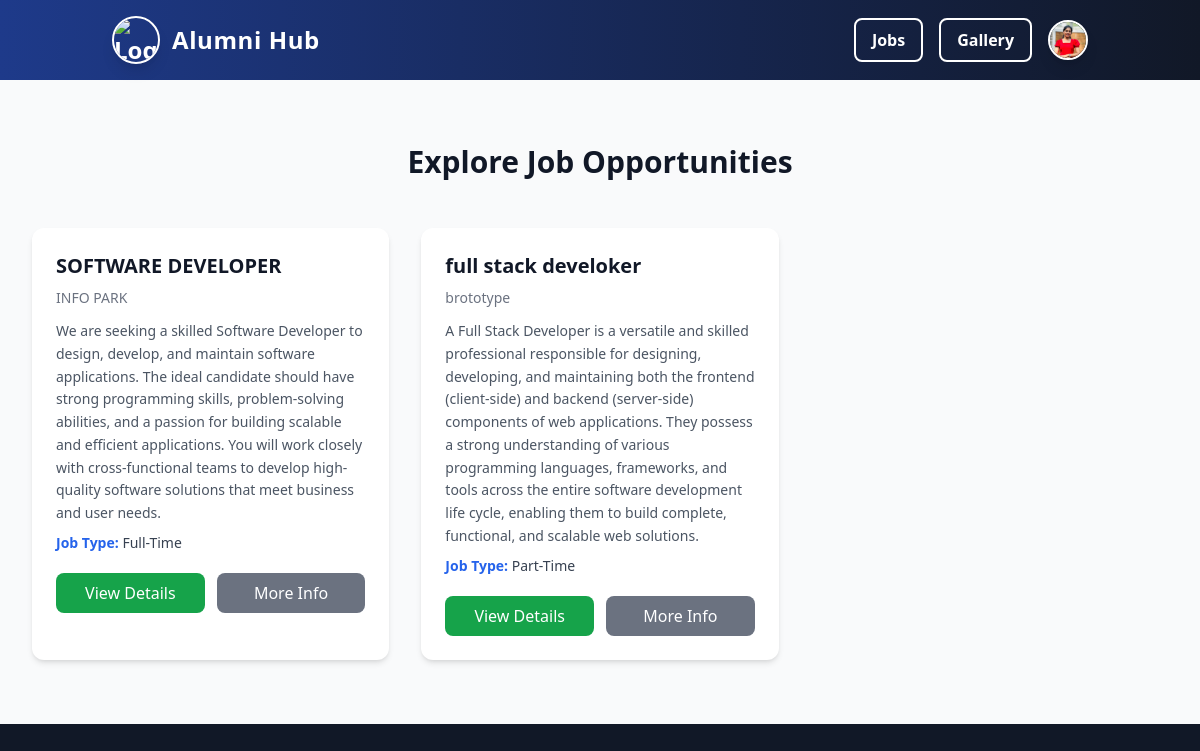
The app's page /jobs/ (signed in) with its own data.
### myapp/models.py (models this page shows, shortened)
class User(AbstractUser):
    is_alumni = models.BooleanField(default=False)
    is_student = models.BooleanField(default=False)
    groups = models.ManyToManyField(Group, related_name="custom_user_groups", blank=True)
    user_permissions = models.ManyToManyField(Permission, related_name="custom_user_permissions", blank=True)

class StudentProfile(models.Model):
    user = models.OneToOneField(User, on_delete=models.CASCADE, related_name='student_profile')
    enrollment_year = models.PositiveIntegerField()
    major = models.CharField(max_length=255)
    resume = models.FileField(upload_to='resumes/', blank=True, null=True)
    profile_picture = models.ImageField(upload_to='profile_pics/', blank=True, null=True)

class JobPost(models.Model):
    job_name = models.CharField(max_length=100,default="Unnamed Job")
    company = models.CharField(max_length=255)
    description = models.TextField(blank=True)  # Changed to TextField
    job_type = models.CharField(
        max_length=100,
        choices=[("FT", "Full-Time"), ("PT", "Part-Time"),("IS", "Intern-Ship"),("RT", "Remote-Job")],
        default=4  # Added default value
    )
    company_website = models.URLField(blank=True, null=True)  # New field for company site link

### myapp/views.py (the view)
# urls.py: path('jobs/',jobpost_list,name='jobpost_list'),
@login_required(login_url='signin')
def jobpost_list(request):
    jobs = JobPost.objects.all()  # Fetch all job posts
    return render(request, 'jobpost_list.html', {'jobs': jobs})

### templates/jobpost_list.html (shortened to what this page needs)
{% extends "home.html" %}
{% block content %}
{% include "navbar.html" %}
<section class="py-16 bg-gray-50 dark:bg-gray-900">
    <div class="mx-auto max-w-screen-xl px-6 lg:px-8">
        <h1 class="text-3xl font-extrabold text-gray-900 dark:text-white text-center mb-12">
            Explore Job Opportunities
        </h1>
        {% if jobs %}
        <div class="grid gap-8 sm:grid-cols-2 lg:grid-cols-3">
            {% for job in jobs %}
            <div class="relative overflow-hidden bg-white dark:bg-gray-800 rounded-xl shadow-md transition-transform duration-300 p-6
                        hover:scale-105 hover:shadow-2xl hover:ring-2 hover:ring-blue-400 dark:hover:ring-blue-600">
                <h2 class="text-xl font-semibold text-gray-900 dark:text-white mb-2">{{ job.job_name }}</h2>
                <p class="text-sm text-gray-500 dark:text-gray-400">{{ job.company }}</p>
                <p class="mt-3 text-gray-600 dark:text-gray-300 text-sm leading-relaxed">{{ job.description }}</p>
                <p class="mt-2 text-sm font-medium text-gray-700 dark:text-gray-400">
                    <span class="font-semibold text-blue-600 dark:text-blue-400">Job Type:</span> {{ job.get_job_type_display }}
                </p>
                <div class="mt-5 flex flex-wrap gap-3">
                    {% if request.user.is_authenticated %}
                        {% if request.user.is_superuser %}
                            <a href="{% url 'delete_jobpost' job.id %}"
                                class="flex-1 text-center bg-red-600 text-white font-medium px-4 py-2 rounded-lg hover:bg-red-700 transition duration-300">
                                Delete Job
                            </a>
                        {% else %}
                            <a href="{% url 'jobpost_detail' job_id=job.id %}"
                                class="flex-1 text-center bg-green-600 text-white font-medium px-4 py-2 rounded-lg hover:bg-green-700 transition duration-300">
                                View Details
                            </a>
                            {% if job.company_website %}
                            <a href="{{ job.company_website }}" target="_blank"
                                class="flex-1 text-center bg-gray-500 text-white font-medium px-4 py-2 rounded-lg hover:bg-gray-600 transition duration-300">
                                More Info
                            </a>
                            {% endif %}
                        {% endif %}
                    {% endif %}
                </div>
            </div>
            {% endfor %}
        </div>
        {% else %}
        <p class="text-center text-gray-500 dark:text-gray-400 mt-8">No job postings available at the moment.</p>
        {% endif %}
    </div>
</section>
{% endblock content %}

### templates/navbar.html (shortened to what this page needs)
<body class="bg-gray-100">
    <nav class="bg-gradient-to-r from-blue-900 to-gray-900 shadow-lg">
        <div class="container mx-auto flex justify-between items-center py-4 px-6">
            <a href="{% url 'home' %}" class="flex items-center space-x-3 text-white text-2xl font-semibold hover:opacity-80 transition">
                <img class="w-12 h-12 rounded-full shadow-lg border-2 border-white"
                     src="https://encrypted-tbn0.gstatic.com/images?q=tbn:ANd9GcR6Wxo3iWcQN14Me9G9DkT4dSHTUvrpSCCp8g&s"
                     alt="Logo">
                <span class="tracking-wide">Alumni Hub</span>
            </a>
            <div id="menu" class="hidden md:flex md:items-center md:space-x-4 flex-col md:flex-row absolute md:static bg-gray-900 md:bg-transparent w-full md:w-auto top-16 left-0 md:top-auto md:left-auto py-4 md:py-0 z-50">
                {% if user.is_authenticated %}
                    {% if user.is_superuser %}
                        <a href="{% url 'admin_dashboard' %}" class="text-white font-semibold px-4 py-2 border-2 border-white rounded-lg hover:bg-white hover:text-blue-900 transition duration-300">
                            Admin Dashboard
                        </a>
                        <form action="{% url 'signout' %}" method="post" class="ml-4">
                            {% csrf_token %}
                            <button type="submit" class="text-white font-semibold px-4 py-2 border-2 border-white rounded-lg hover:bg-white hover:text-blue-900 transition duration-300">
                                Sign Out
                            </button>
                        </form>
                    {% elif user.is_student %}
                        <a href="{% url 'jobpost_list' %}" class="text-white font-semibold px-4 py-2 border-2 border-white rounded-lg hover:bg-white hover:text-blue-900 transition duration-300">
                            Jobs
                        </a>
                        <a href="{% url 'photo_gallery' %}" class="text-white font-semibold px-4 py-2 border-2 border-white rounded-lg hover:bg-white hover:text-blue-900 transition duration-300">
                            Gallery
                        </a>
                        <div class="relative">
                            <button id="profile-btn" class="flex items-center space-x-2 focus:outline-none">
                                {% if user.student_profile.profile_picture %}
                                    <img src="{{ user.student_profile.profile_picture.url }}" alt="Profile Picture" class="w-10 h-10 rounded-full border-2 border-white shadow-lg hover:opacity-80 transition duration-300">
                                {% else %}
                                    <img src="/static/images/default_profile.png" alt="Default Profile" class="w-10 h-10 rounded-full border-2 border-white shadow-lg hover:opacity-80 transition duration-300">
                                {% endif %}
                            </button>
                        </div>
                    {% endif %}
                {% endif %}
            </div>
        </div>
    </nav>
</body>

### records on screen
User: student_profile.profile_picture (picture)
JobPost: job_name "SOFTWARE DEVELOPER", company "INFO PARK", description "We are seeking a skilled Software Developer to design, develop, and maintain software applications. The ideal candidate should have strong programming skills, problem-solving abilities, and a passion for building scalable and efficient applications. You will work closely with cross-functional teams to develop high-quality software solutions that meet business and user needs.", job_type "Full-Time"
JobPost: job_name "full stack develoker", company "brototype", description "A Full Stack Developer is a versatile and skilled professional responsible for designing, developing, and maintaining both the frontend (client-side) and backend (server-side) components of web applications. They possess a strong understanding of various programming languages, frameworks, and tools across the entire software development life cycle, enabling them to build complete, functional, and scalable web solutions.", job_type "Part-Time"
